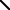

Write the Python code that produced this figure.
import cairo
from PIL import Image

with cairo.ImageSurface(cairo.FORMAT_ARGB32, 10, 10) as surface:
  cr = cairo.Context(surface)
  cr.move_to(0, 0)
  cr.line_to(10, 10)
  cr.stroke()
  Image.frombytes("RGBa", (10, 10), surface.get_data()).save("test.png")
